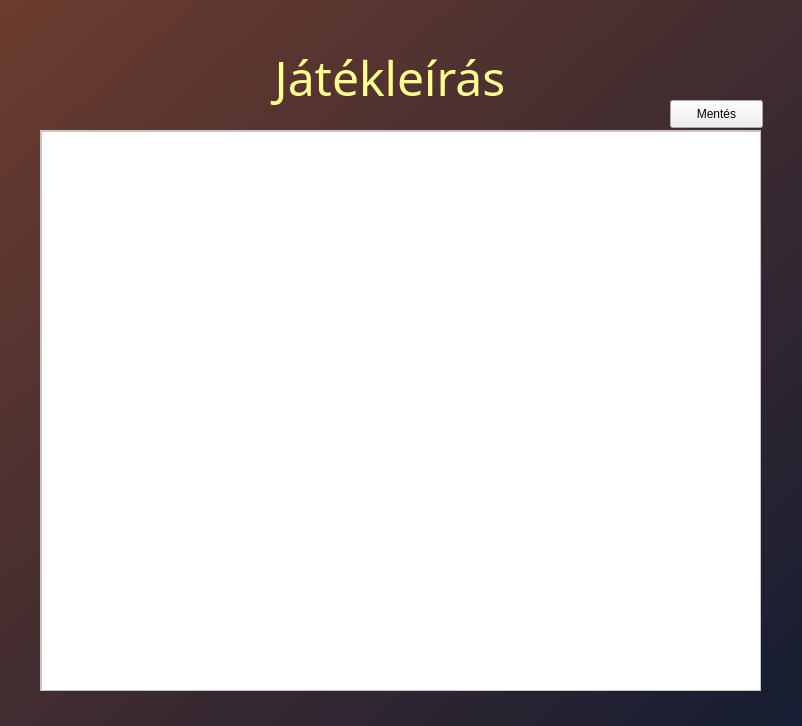
<?xml version="1.0" encoding="UTF-8"?>
<ui version="4.0">
 <class>jatekLeiras</class>
 <widget class="QMainWindow" name="jatekLeiras">
  <property name="geometry">
   <rect>
    <x>0</x>
    <y>0</y>
    <width>802</width>
    <height>726</height>
   </rect>
  </property>
  <property name="windowTitle">
   <string>Játékleírás</string>
  </property>
  <property name="windowIcon">
   <iconset resource="resource.qrc">
    <normaloff>:/resource/img/quizzyLogoTransparent.png</normaloff>:/resource/img/quizzyLogoTransparent.png</iconset>
  </property>
  <property name="styleSheet">
   <string notr="true"/>
  </property>
  <widget class="QWidget" name="centralwidget">
   <property name="styleSheet">
    <string notr="true">QWidget#centralwidget
{
background-color: qlineargradient(spread:pad, x1:0, y1:0, x2:1, y2:1, stop:0 rgba(108, 60, 47, 255), stop:1 rgba(22, 29, 50, 255));
}</string>
   </property>
   <widget class="QLabel" name="cim">
    <property name="geometry">
     <rect>
      <x>230</x>
      <y>40</y>
      <width>320</width>
      <height>74</height>
     </rect>
    </property>
    <property name="font">
     <font>
      <family>MS Reference Sans Serif</family>
      <pointsize>36</pointsize>
      <weight>50</weight>
      <bold>false</bold>
     </font>
    </property>
    <property name="styleSheet">
     <string notr="true">background-color: transparent;
color: rgb(255, 255, 143);</string>
    </property>
    <property name="text">
     <string>Játékleírás</string>
    </property>
    <property name="alignment">
     <set>Qt::AlignCenter</set>
    </property>
   </widget>
   <widget class="QScrollArea" name="scrollField">
    <property name="geometry">
     <rect>
      <x>40</x>
      <y>130</y>
      <width>721</width>
      <height>561</height>
     </rect>
    </property>
    <property name="minimumSize">
     <size>
      <width>250</width>
      <height>550</height>
     </size>
    </property>
    <property name="styleSheet">
     <string notr="true">background-color: rgb(255, 255, 255);</string>
    </property>
    <property name="widgetResizable">
     <bool>true</bool>
    </property>
    <widget class="QWidget" name="scrollAreaWidgetContents">
     <property name="geometry">
      <rect>
       <x>0</x>
       <y>0</y>
       <width>719</width>
       <height>559</height>
      </rect>
     </property>
     <widget class="QPlainTextEdit" name="textEdit">
      <property name="geometry">
       <rect>
        <x>0</x>
        <y>0</y>
        <width>721</width>
        <height>561</height>
       </rect>
      </property>
     </widget>
    </widget>
   </widget>
   <widget class="QPushButton" name="buttonMentes">
    <property name="geometry">
     <rect>
      <x>670</x>
      <y>100</y>
      <width>93</width>
      <height>28</height>
     </rect>
    </property>
    <property name="text">
     <string>Mentés</string>
    </property>
   </widget>
  </widget>
 </widget>
 <resources>
  <include location="resource.qrc"/>
 </resources>
 <connections/>
</ui>
